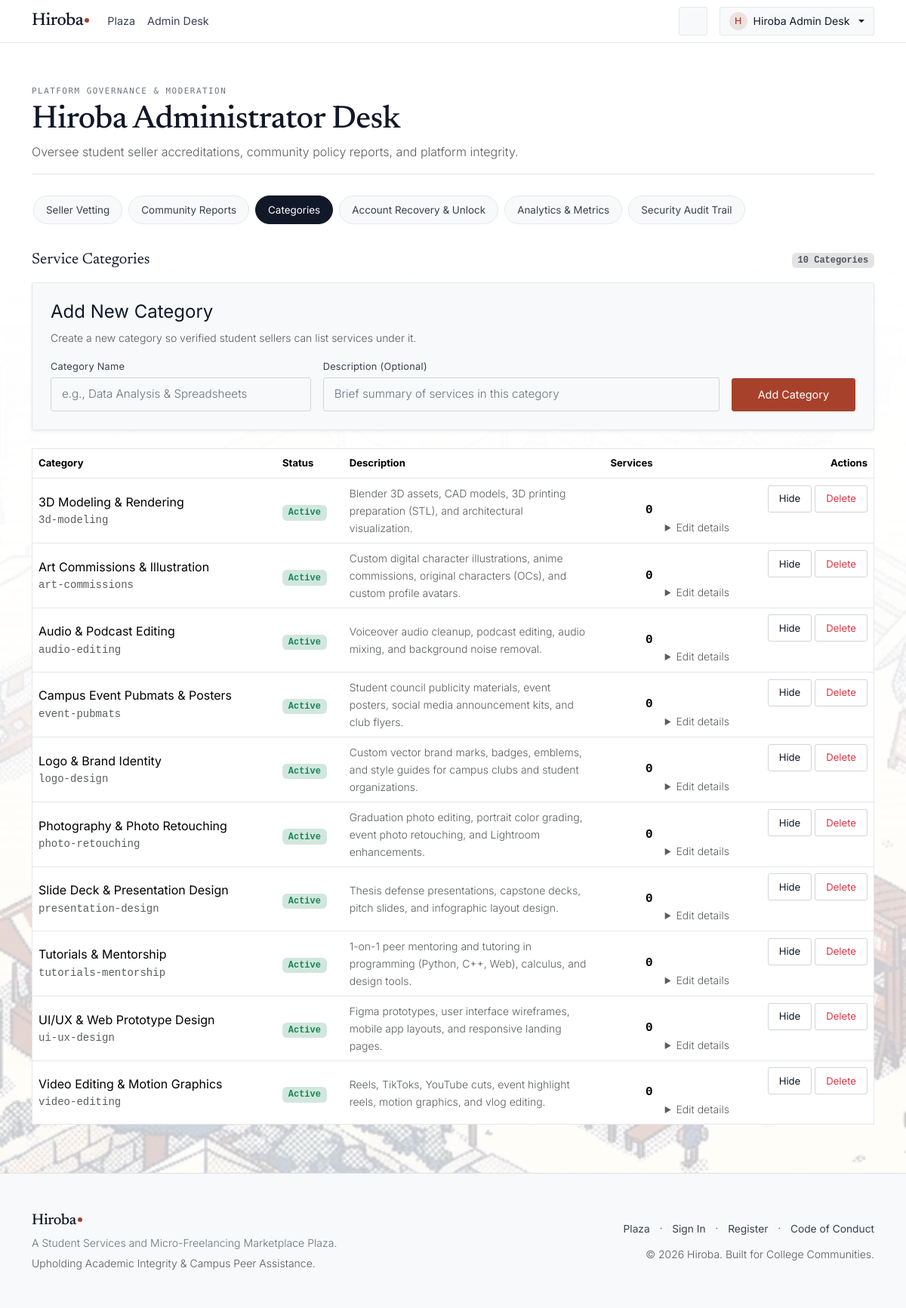
/public/admin.php?tab=categories (signed in), run on the app's committed database.
### tables this page shows
CREATE TABLE users (
  id INT UNSIGNED NOT NULL AUTO_INCREMENT,
  name VARCHAR(80) NOT NULL,
  email VARCHAR(190) NOT NULL,
  password_hash VARCHAR(255) NOT NULL,
  is_admin TINYINT(1) NOT NULL DEFAULT 0,
  is_active TINYINT(1) NOT NULL DEFAULT 1,
  failed_attempts TINYINT UNSIGNED NOT NULL DEFAULT 0,
  locked_until DATETIME NULL,
  created_at DATETIME NOT NULL DEFAULT CURRENT_TIMESTAMP,
  updated_at DATETIME NOT NULL DEFAULT CURRENT_TIMESTAMP ON UPDATE CURRENT_TIMESTAMP,
  PRIMARY KEY (id),
  UNIQUE KEY uq_users_email (email),
  KEY idx_users_status (is_active, locked_until)
);

CREATE TABLE categories (
  id INT UNSIGNED NOT NULL AUTO_INCREMENT,
  name VARCHAR(50) NOT NULL,
  slug VARCHAR(50) NOT NULL,
  description VARCHAR(255) NULL,
  status ENUM('active', 'hidden') NOT NULL DEFAULT 'active',
  created_at DATETIME NOT NULL DEFAULT CURRENT_TIMESTAMP,
  PRIMARY KEY (id),
  UNIQUE KEY uq_categories_name (name),
  UNIQUE KEY uq_categories_slug (slug),
  KEY idx_categories_status (status)
);

### public/admin.php (the view, shortened to what the rows shown need)
<?php
require_once __DIR__ . '/../src/db.php';
require_once __DIR__ . '/../src/functions.php';
require_once __DIR__ . '/../src/auth.php';
require_once __DIR__ . '/../src/layout.php';
requireAdmin();
$pdo = getDbConnection();
$activeTab = trim((string)($_GET['tab'] ?? 'vetting'));
$pendingSellers = [];
$allCategories = [];
if ($activeTab === 'categories') {
  $catListStmt = $pdo->query('
    SELECT c.id, c.name, c.slug, c.description, c.status, c.created_at, COUNT(s.id) AS service_count
    FROM categories c
    LEFT JOIN services s ON c.id = s.category_id
    GROUP BY c.id, c.name, c.slug, c.description, c.status, c.created_at
    ORDER BY c.name ASC
  ');
  $allCategories = $catListStmt->fetchAll();
}
renderHeader('Admin Desk — Hiroba', [
  'current_page' => 'admin',
  'chartjs' => ($activeTab === 'analytics')
]);
?>
<div class="container py-4">
  <div class="d-flex flex-wrap align-items-center justify-content-between gap-3 mb-4 pb-3 border-bottom">
    <div>
      <h1 class="display-h1 my-1">Hiroba Administrator Desk</h1>
    </div>
  </div>
  <?php if ($activeTab === 'vetting'): ?>
    <section>
      <div class="d-flex align-items-center justify-content-between mb-3">
        <h2 class="h3 mb-0">Pending Seller Applications</h2>
        <span class="badge bg-secondary-subtle text-muted font-monospace"><?= count($pendingSellers) ?> Pending</span>
      </div>
      <?php if (empty($pendingSellers)): ?>
        <div class="empty-state">
          <div class="empty-state__icon-wrap">
            <?= renderIcon('check', 'icon--xl') ?>
          </div>
          <h3 class="empty-state__title">Vetting Queue Clear</h3>
          <p class="empty-state__text">All student seller applications have been reviewed and accredited.</p>
        </div>
      <?php else: ?>
        <div class="table-responsive">
          <table class="table align-middle" style="border: 1px solid var(--line);">
            <thead style="background-color: var(--surface); font-size: 0.82rem; color: var(--ink-2);">
              <tr>
                <th>Applicant</th>
                <th>Student ID</th>
                <th>Skills & Bio</th>
                <th>ID Document</th>
                <th>Applied</th>
                <th class="text-end">Vetting Actions</th>
              </tr>
            </thead>
            <tbody>
              <?php foreach ($pendingSellers as $seller): ?>
                <tr>
                  <td>
                    <strong><?= e($seller['name']) ?></strong>
                    <div class="small text-muted font-monospace"><?= e($seller['email']) ?></div>
                  </td>
                  <td class="font-monospace fw-bold"><?= e($seller['student_id']) ?></td>
                  <td style="max-width: 260px;">
                    <div class="small text-truncate"><?= e($seller['bio']) ?></div>
                  </td>
                  <td>
                    <?php if (!empty($seller['id_card_path']) && file_exists(__DIR__ . '/' . $seller['id_card_path'])): ?>
                      <a href="<?= e(url($seller['id_card_path'])) ?>" target="_blank" rel="noopener noreferrer" class="btn-tactile btn-outline btn-sm">
                        <?= renderIcon('link', 'icon--sm') ?>
                        <span>View ID</span>
                      </a>
                    <?php else: ?>
                      <span class="small text-muted font-monospace"><?= e($seller['id_card_path']) ?></span>
                    <?php endif; ?>
                  </td>
                  <td class="small text-muted font-monospace"><?= e(formatDate($seller['applied_at'])) ?></td>
                  <td class="text-end">
                    <form action="<?= e(url('admin.php?tab=vetting')) ?>" method="POST" class="d-inline">
                      <?= csrfField() ?>
                      <input type="hidden" name="admin_action" value="approve_seller">
                      <input type="hidden" name="profile_id" value="<?= (int)$seller['profile_id'] ?>">
                      <button type="submit" class="btn-tactile btn-accent btn-sm me-1">Approve</button>
                    </form>
                    <form action="<?= e(url('admin.php?tab=vetting')) ?>" method="POST" class="d-inline">
                      <?= csrfField() ?>
                      <input type="hidden" name="admin_action" value="reject_seller">
                      <input type="hidden" name="profile_id" value="<?= (int)$seller['profile_id'] ?>">
                      <button type="submit" class="btn-tactile btn-outline btn-sm text-danger" onclick="return confirm('Reject this seller application?');">Reject</button>
                    </form>
                  </td>
                </tr>
              <?php endforeach; ?>
            </tbody>
          </table>
        </div>
      <?php endif; ?>
    </section>
  <?php elseif ($activeTab === 'categories'): ?>
    <section>
      <div class="d-flex align-items-center justify-content-between mb-3">
        <h2 class="h3 mb-0">Service Categories</h2>
      </div>
      <div class="table-responsive">
        <table class="table align-middle" style="border: 1px solid var(--line);">
          <thead style="background-color: var(--surface); font-size: 0.82rem; color: var(--ink-2);">
            <tr>
              <th>Category</th>
              <th>Status</th>
              <th>Description</th>
              <th class="text-end">Services</th>
              <th class="text-end">Actions</th>
            </tr>
          </thead>
          <tbody>
            <?php foreach ($allCategories as $cat): ?>
              <?php
                $isHidden = (($cat['status'] ?? 'active') === 'hidden');
                $svcCount = (int)$cat['service_count'];
              ?>
              <tr>
                <td>
                  <strong><?= e($cat['name']) ?></strong>
                  <div class="font-monospace small text-muted"><?= e($cat['slug']) ?></div>
                </td>
                <td>
                  <span class="badge <?= $isHidden ? 'bg-secondary-subtle text-muted' : 'bg-success-subtle text-success' ?> font-monospace">
                    <?= $isHidden ? 'Hidden' : 'Active' ?>
                  </span>
                </td>
                <td class="small text-muted" style="max-width: 280px;"><?= e((string)($cat['description'] ?? '—')) ?></td>
                <td class="text-end font-monospace fw-bold"><?= $svcCount ?></td>
                <td class="text-end" style="min-width: 240px;">
                  <div class="d-inline-flex flex-wrap justify-content-end gap-1 align-items-center">
                    <form action="<?= e(url('admin.php?tab=categories')) ?>" method="POST" class="d-inline">
                      <button type="submit" class="btn-tactile btn-outline btn-sm">
                        <?= $isHidden ? 'Show' : 'Hide' ?>
                      </button>
                    </form>
                    <form action="<?= e(url('admin.php?tab=categories')) ?>" method="POST" class="d-inline">
                      <button
                        type="submit"
                        class="btn-tactile btn-outline btn-sm text-danger"
                        <?= $svcCount > 0 ? 'disabled title="Reassign or remove services in this category before deleting"' : '' ?>
                        onclick="return confirm('Permanently delete this category?');"
                      >Delete</button>
                    </form>
                  </div>
                  <details class="mt-2 text-start">
                    <summary class="small text-muted" style="cursor: pointer;">Edit details</summary>
                  </details>
                </td>
              </tr>
            <?php endforeach; ?>
          </tbody>
        </table>
      </div>
    </section>
  <?php endif; ?>
</div>
<?php
renderFooter();

### src/layout.php (shortened to what the rows shown need)
<?php
require_once __DIR__ . '/auth.php';
require_once __DIR__ . '/functions.php';
function renderHeader(string $pageTitle = '', array $options = []): void {
    $activeTheme = ($_COOKIE['hiroba_theme'] ?? 'light') === 'dark' ? 'dark' : 'light';
    $currentUser = getCurrentUser();
    $loggedIn = $currentUser !== null;
    ?>
<!DOCTYPE html>
<html lang="en" data-theme="<?= e($activeTheme) ?>" data-bs-theme="<?= e($activeTheme) ?>">
<head>
  <link href="https://cdn.jsdelivr.net/npm/bootstrap@5.3.3/dist/css/bootstrap.min.css" rel="stylesheet">
  <link rel="stylesheet" href="<?= e(url('assets/css/app.css')) ?>">
</head>
<body class="site-body">
  <header class="site-header sticky-top">
    <nav class="navbar navbar-expand-lg">
      <div class="container">
        <div class="collapse navbar-collapse" id="hirobaNav">
          <div class="nav-actions d-flex flex-column flex-lg-row align-items-lg-center gap-2 gap-lg-3 mt-2 mt-lg-0">
            <?php if ($loggedIn): ?>
            <div class="dropdown">
              <button class="btn btn-user-dropdown dropdown-toggle d-flex align-items-center gap-2 w-100 justify-content-between justify-content-lg-start" type="button" id="userMenuBtn" data-bs-toggle="dropdown" aria-expanded="false">
                <span class="d-flex align-items-center gap-2">
                  <span class="user-avatar-disc"><?= e(mb_substr((string)$currentUser['name'], 0, 1)) ?></span>
                  <span class="user-display-name"><?= e($currentUser['name']) ?></span>
                </span>
              </button>
            </div>
            <?php endif; ?>
          </div>
        </div>
      </div>
    </nav>
  </header>
  <main class="site-main py-4">
<?php
}
function renderFooter(): void {
    ?>
  </main>
</body>
</html>
<?php
}

### data on the page
users: name "H", name "Hiroba Admin Desk"
categories: name "3D Modeling & Rendering", slug "3d-modeling", status "Active", description "Blender 3D assets, CAD models, 3D printing preparation (STL), and architectural visualization.", svcCount "0"
categories: name "Art Commissions & Illustration", slug "art-commissions", status "Active", description "Custom digital character illustrations, anime commissions, original characters (OCs), and custom profile avatars.", svcCount "0"
categories: name "Audio & Podcast Editing", slug "audio-editing", status "Active", description "Voiceover audio cleanup, podcast editing, audio mixing, and background noise removal.", svcCount "0"
categories: name "Campus Event Pubmats & Posters", slug "event-pubmats", status "Active", description "Student council publicity materials, event posters, social media announcement kits, and club flyers.", svcCount "0"
categories: name "Logo & Brand Identity", slug "logo-design", status "Active", description "Custom vector brand marks, badges, emblems, and style guides for campus clubs and student organizations.", svcCount "0"
categories: name "Photography & Photo Retouching", slug "photo-retouching", status "Active", description "Graduation photo editing, portrait color grading, event photo retouching, and Lightroom enhancements.", svcCount "0"
categories: name "Slide Deck & Presentation Design", slug "presentation-design", status "Active", description "Thesis defense presentations, capstone decks, pitch slides, and infographic layout design.", svcCount "0"
categories: name "Tutorials & Mentorship", slug "tutorials-mentorship", status "Active", description "1-on-1 peer mentoring and tutoring in programming (Python, C++, Web), calculus, and design tools.", svcCount "0"
categories: name "UI/UX & Web Prototype Design", slug "ui-ux-design", status "Active", description "Figma prototypes, user interface wireframes, mobile app layouts, and responsive landing pages.", svcCount "0"
categories: name "Video Editing & Motion Graphics", slug "video-editing", status "Active", description "Reels, TikToks, YouTube cuts, event highlight reels, motion graphics, and vlog editing.", svcCount "0"

### other printed values
count($allCategories) "10"
